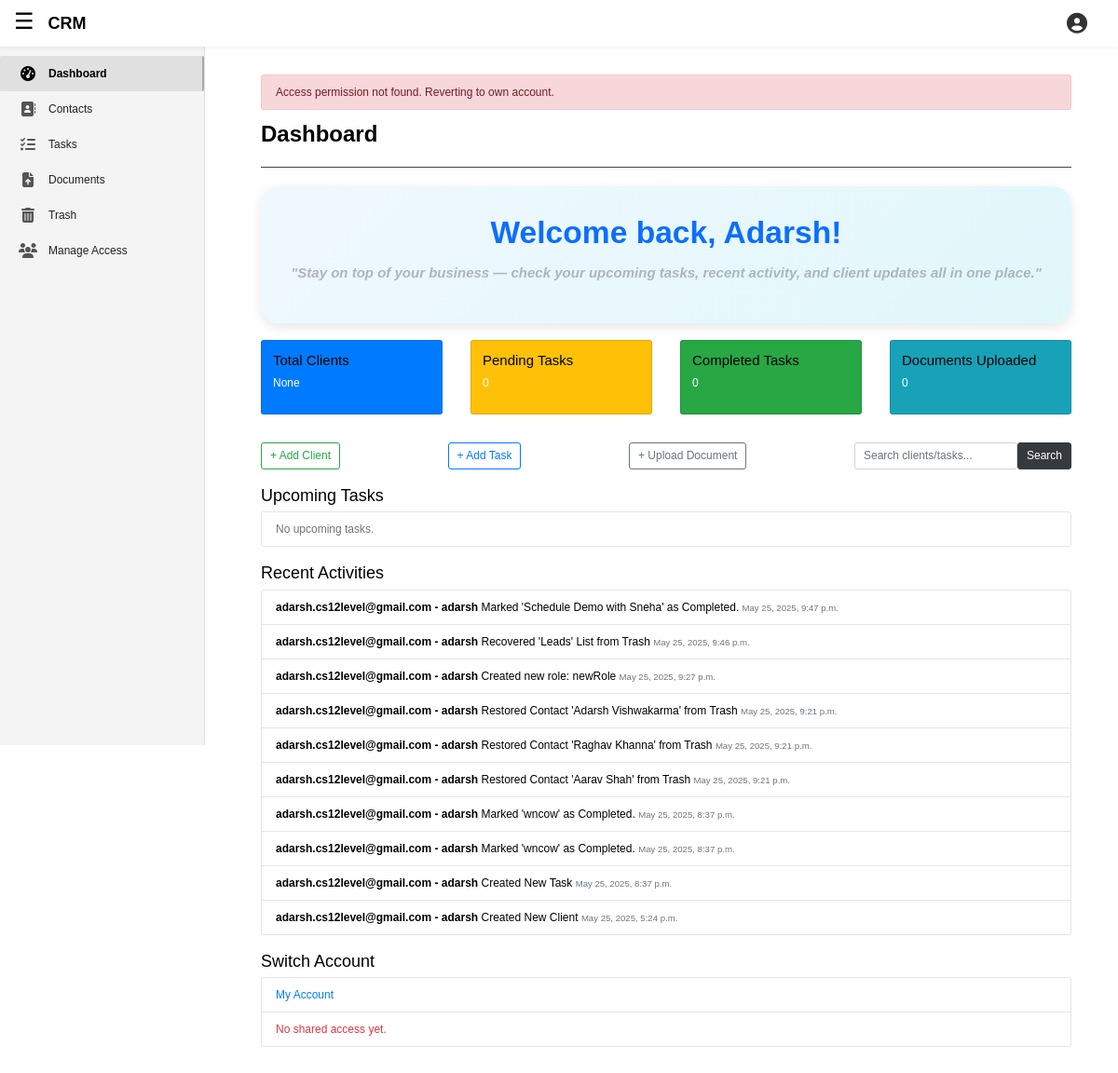
The app's page /apps/dashboard/ (signed in), older data.
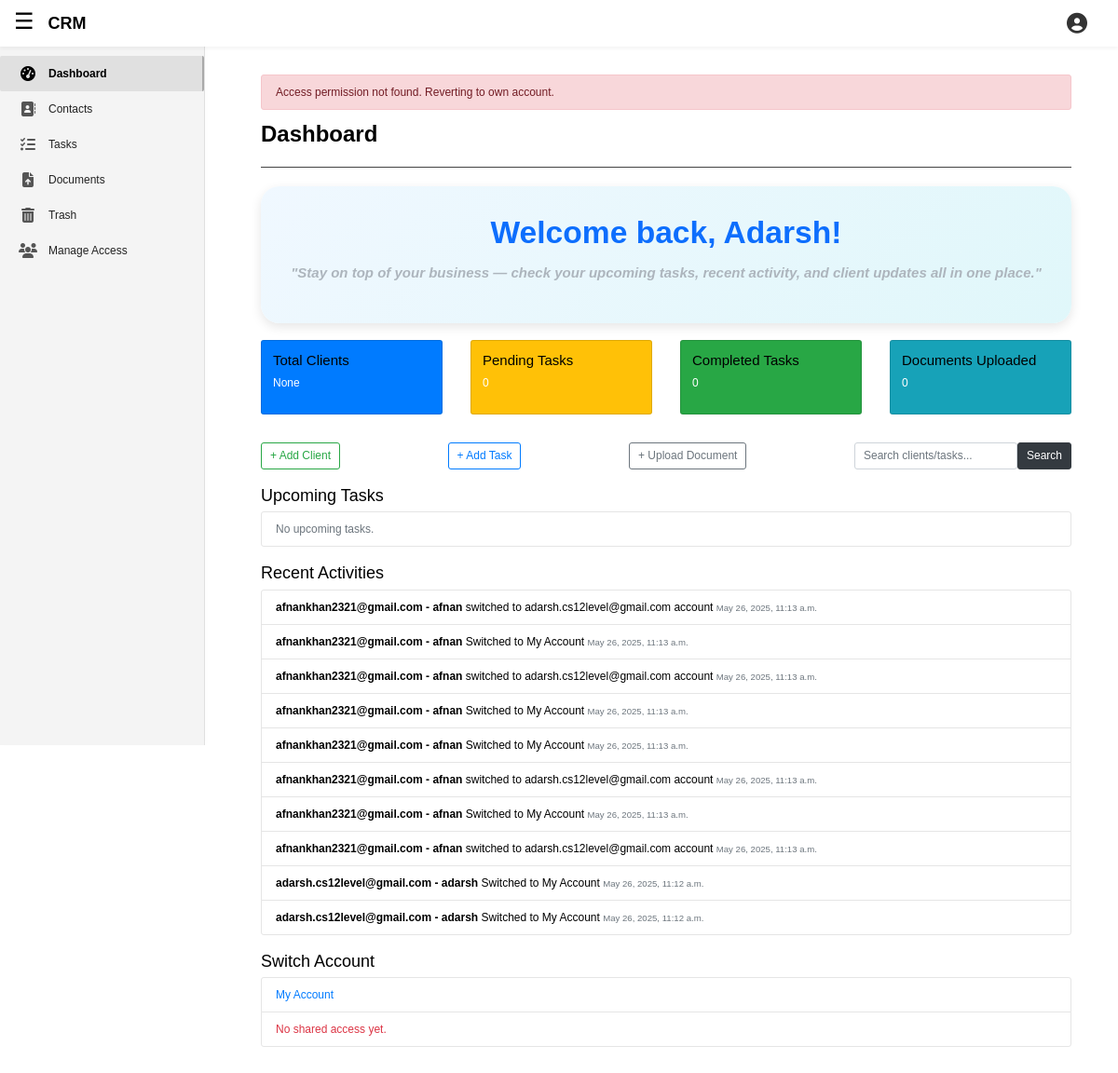
The same page, newer data.
### client/models.py (models this page shows, shortened)
class ActivityLog(models.Model):
    user = models.ForeignKey(BusinessUser, on_delete=models.CASCADE)
    action = models.CharField(max_length = 255)
    timestamp = models.DateTimeField(auto_now_add = True)

### accounts/models.py (models this page shows, shortened)
class BusinessUser(models.Model):
    public_id = models.UUIDField(default=uuid.uuid4, unique=True, editable=False)
    company_email = models.EmailField(max_length=60, unique=True, null=True, blank=True)
    company_name = models.CharField(max_length=95, unique=True, null=True, blank=True)
    industry = models.CharField(max_length=100, blank=True, null=True)
    job_title = models.CharField(max_length=255, blank=True, null=True)
    employees = models.IntegerField(default=None, blank=True, null=True)
    website = models.URLField(max_length=200, blank=True, null=True)
    address = models.TextField(blank=True, null=True)
    country = models.CharField(max_length=100, blank=True, null=True)
    phone = models.CharField(max_length=15, blank=True, null=True)
    last_login = models.DateTimeField(auto_now=True)
    company_logo = models.ImageField(upload_to=get_image_filepath, blank=True, null=True, default=get_default_image)
    user = models.OneToOneField(User, on_delete=models.CASCADE)
    def __str__(self):
        return f"{self.company_email} - {self.company_name}"

### featuredApp/views.py (the view)
# urls.py: path('dashboard/', views.dashboard_view, name='appDashboard'),
@login_required
def dashboard_view(request, *args, **kwargs):
    user = request.user.businessuser
    logged_in_user = request.user.businessuser
    if request.session.get('active_business_user_id') == None:
        logged_in_user = request.user.businessuser
        request.session['active_business_user_id'] = logged_in_user.id
        active_business_user = logged_in_user
    else:
        active_id = request.session.get('active_business_user_id')
        active_business_user = get_object_or_404(BusinessUser, id=active_id)
    query = request.GET.get("q")
    search_result = []
    find_client_by_query = None
    find_tasks_by_query = None
    find_document_by_query = None
    recent_activities = ActivityLog.objects.order_by('-timestamp')[:10]  # latest 10
    today = timezone.now().date()
    upcoming_tasks = Task.objects.filter(
        user=logged_in_user,
        due_date__gte=today,
    ).exclude(status="Completed").order_by('due_date')[:5]
    if get_active_business_user_with_permission(request, 'can_read_contact', show_err='Contact Read')[1]:
        total_client = len(Client.objects.filter(companyAssignee = active_business_user))
        if query:
            find_client_by_query = Client.objects.filter(name__icontains=query, companyAssignee = active_business_user)
            search_result += list(find_client_by_query)
    else:
        total_client = None
    if get_active_business_user_with_permission(request, 'can_read_task', show_err='Task Read')[1]:
        total_tasks_object = Task.objects.filter(user = active_business_user)
        completed_tasks = len(total_tasks_object.filter(status='Completed'))
        pending_tasks = len(total_tasks_object) - completed_tasks
        if query:
            find_tasks_by_query = Task.objects.filter(task_name__icontains = query, user = active_business_user)
            search_result += list(find_tasks_by_query)
    else:
        pending_tasks = None
        completed_tasks = None
    if get_active_business_user_with_permission(request, 'can_read_document', show_err='Document Read')[1]:
        total_documents = len(Document.objects.filter(user = active_business_user))
        if query:
            find_document_by_query = Document.objects.filter(document_name__icontains = query, user = active_business_user)
            search_result += list(find_document_by_query)
    else:
        total_documents = None
    accessible_accounts = user.accessible_accounts.select_related('owner', 'role')
    context = {
        "search_results": search_result,
        "find_client_by_query" : find_client_by_query,
        "find_tasks_by_query" : find_tasks_by_query,
        "find_document_by_query" : find_document_by_query,
        "query": query,
        "recent_activities": recent_activities,
        'upcoming_tasks': upcoming_tasks,
        'businessuser': user,
        'accessible_accounts': accessible_accounts,
        'self_account': user,
        'total_clients': total_client,
        'pending_tasks': pending_tasks,
        'completed_tasks': completed_tasks,
        'total_documents': total_documents,
    }
    return render(
        request,
        'featuredApp/dashboard.html',
        context,
    )

### client/models.py (called while the page is built)
    def get_queryset(self):
        return super().get_queryset().filter(is_deleted = False)

### featuredApp/context_processor.py (called while the page is built)
def accessible_accounts(request):
    if request.user.is_authenticated:
        accounts = request.user.businessuser.accessible_accounts.select_related('owner', 'role')
        self_account = request.user.businessuser
    else:
        accounts = []
    return {
        'self_account': self_account,
        'accessible_accounts': accounts,
    }

### featuredApp/templates/featuredApp/dashboard.html (shortened to what the changed rows need)
{% extends 'featuredApp/base.html' %}
{% load static %}
{% block addCSSlink %}
	<link rel="stylesheet" type="text/css" href="{% static 'featuredApp/dashboard.css' %}">
{% endblock addCSSlink %}
{% block contentBody1 %}
	<h2 style="font-weight: bolder;"> Dashboard </h2>
    <div class="mb-4">
        <div class="welcome-box" id="welcomeBox">
            <h2>Welcome back, {{ user.first_name }}! </h2>
        </div>
    </div>
    <ul class="list-group mb-4">
        {% for activity in recent_activities %}
            <li class="list-group-item dashboard-ul-list-item">
                <strong>{{ activity.user }}</strong>
                {{ activity.action }}
                <small class="text-muted">{{ activity.timestamp }}</small>
            </li>
        {% empty %}
            <li class="list-group-item text-muted dashboard-ul-list-item">No recent activities found.</li>
        {% endfor %}
    </ul>
{% endblock contentBody1 %}

Row changes from the older to the newer data that the page shows:
no longer on this page (row unchanged): ActivityLog: user "adarsh.cs12level@gmail.com - adarsh", action "Marked 'Schedule Demo with Sneha' as Completed.", timestamp "May 25, 2025, 9:47 p.m."
no longer on this page (row unchanged): ActivityLog: user "adarsh.cs12level@gmail.com - adarsh", action "Recovered 'Leads' List from Trash", timestamp "May 25, 2025, 9:46 p.m."
no longer on this page (row unchanged): ActivityLog: user "adarsh.cs12level@gmail.com - adarsh", action "Created new role: newRole", timestamp "May 25, 2025, 9:27 p.m."
no longer on this page (row unchanged): ActivityLog: user "adarsh.cs12level@gmail.com - adarsh", action "Restored Contact 'Adarsh Vishwakarma' from Trash", timestamp "May 25, 2025, 9:21 p.m."
no longer on this page (row unchanged): ActivityLog: user "adarsh.cs12level@gmail.com - adarsh", action "Restored Contact 'Raghav Khanna' from Trash", timestamp "May 25, 2025, 9:21 p.m."
no longer on this page (row unchanged): ActivityLog: user "adarsh.cs12level@gmail.com - adarsh", action "Restored Contact 'Aarav Shah' from Trash", timestamp "May 25, 2025, 9:21 p.m."
no longer on this page (row unchanged): ActivityLog: user "adarsh.cs12level@gmail.com - adarsh", action "Marked 'wncow' as Completed.", timestamp "May 25, 2025, 8:37 p.m."
no longer on this page (row unchanged): ActivityLog: user "adarsh.cs12level@gmail.com - adarsh", action "Marked 'wncow' as Completed.", timestamp "May 25, 2025, 8:37 p.m."
no longer on this page (row unchanged): ActivityLog: user "adarsh.cs12level@gmail.com - adarsh", action "Created New Task", timestamp "May 25, 2025, 8:37 p.m."
no longer on this page (row unchanged): ActivityLog: user "adarsh.cs12level@gmail.com - adarsh", action "Created New Client", timestamp "May 25, 2025, 5:24 p.m."
added ActivityLog: user "afnankhan2321@gmail.com - afnan", action "switched to adarsh.cs12level@gmail.com account", timestamp "May 26, 2025, 11:13 a.m."
added ActivityLog: user "afnankhan2321@gmail.com - afnan", action "Switched to My Account", timestamp "May 26, 2025, 11:13 a.m."
added ActivityLog: user "afnankhan2321@gmail.com - afnan", action "switched to adarsh.cs12level@gmail.com account", timestamp "May 26, 2025, 11:13 a.m."
added ActivityLog: user "afnankhan2321@gmail.com - afnan", action "Switched to My Account", timestamp "May 26, 2025, 11:13 a.m."
added ActivityLog: user "afnankhan2321@gmail.com - afnan", action "Switched to My Account", timestamp "May 26, 2025, 11:13 a.m."
added ActivityLog: user "afnankhan2321@gmail.com - afnan", action "switched to adarsh.cs12level@gmail.com account", timestamp "May 26, 2025, 11:13 a.m."
added ActivityLog: user "afnankhan2321@gmail.com - afnan", action "Switched to My Account", timestamp "May 26, 2025, 11:13 a.m."
added ActivityLog: user "afnankhan2321@gmail.com - afnan", action "switched to adarsh.cs12level@gmail.com account", timestamp "May 26, 2025, 11:13 a.m."
added ActivityLog: user "adarsh.cs12level@gmail.com - adarsh", action "Switched to My Account", timestamp "May 26, 2025, 11:12 a.m."
added ActivityLog: user "adarsh.cs12level@gmail.com - adarsh", action "Switched to My Account", timestamp "May 26, 2025, 11:12 a.m."
